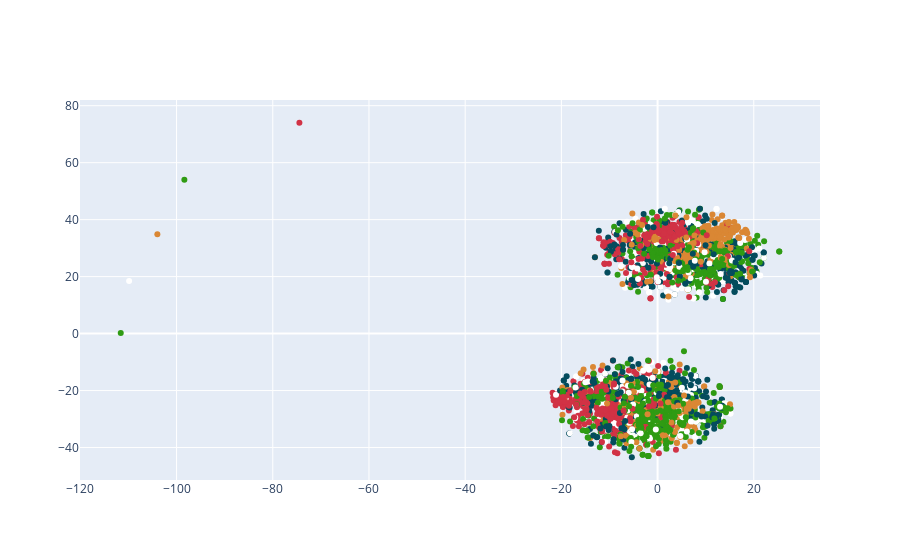

Source (notebook cell):
### Code cell
plot_tsne(pcaed_arr.reshape(x, y*z), perplexity=50, learning_rate=1000)

### Figure 1 — Plotly figure (JSON) as saved in the notebook; plotly's stock layout.template omitted (floating-point values rounded to 4 significant figures; data arrays with more than 128 entries replaced by an {"elided": "..."} marker saying what was removed)
{"data": [{"marker": {"color": {"elided": "2859 str values"}}, "mode": "markers", "type": "scatter", "x": {"elided": "2859 float values"}, "y": {"elided": "2859 float values"}}], "layout": {}}
